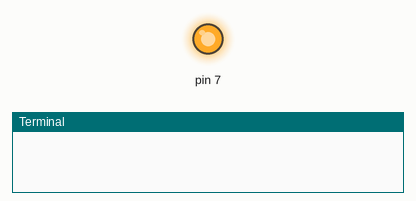
Recording of a program running on a simulated Raspberry Pi (header pin numbers). Shown: output pins drawn as LEDs (lit = HIGH), the last lines printed to the terminal. At 5.0 s the program stops and its outputs stay as they are.

Above: at 0.1 s.
At 5.1 s:
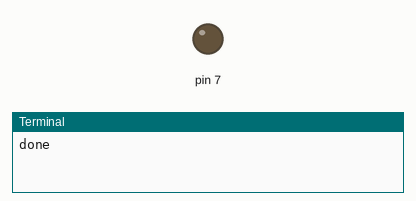
Timing chart, 0 to 6.5 s (numbered marks = the images above):
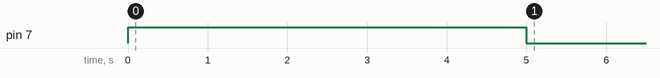

The program:

led_onoff.py
```python
import RPi.GPIO as GPIO
import time
GPIO.setwarnings(False)
GPIO.setmode(GPIO.BOARD)
GPIO.setup(7, GPIO.OUT)

# turn on pin #7
GPIO.output(7, True)

# pause 5 seconds
time.sleep(5)

# turn off pin #7
GPIO.output(7, False)


# must clean up
GPIO.cleanup()

print("done")
```

Measured:
- by itself, pin 7: LOW → HIGH at 0.00 s, → LOW 5.0 s later
